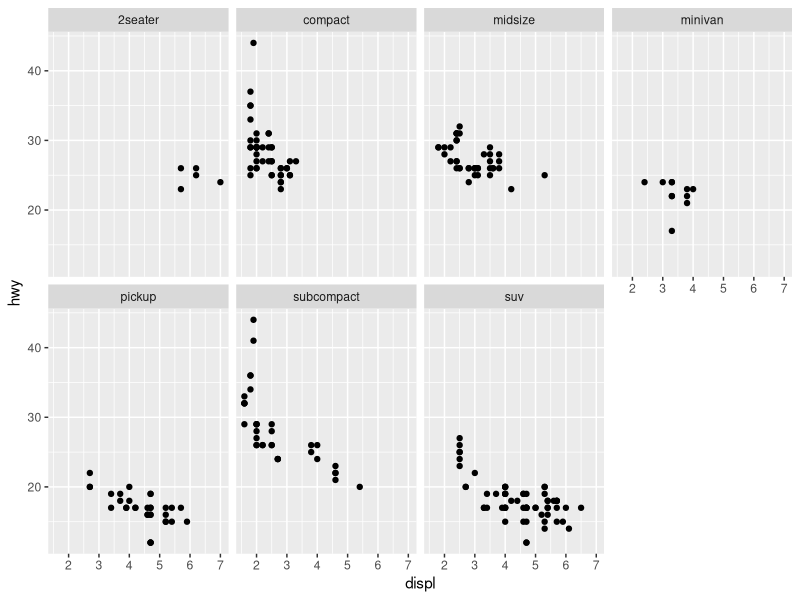

Generate this figure with R: (Note: this script raises an error after producing the figure.)
## ---- chunk 1
knitr::opts_chunk$set(echo = TRUE)
## ---- chunk 2
library(tidyverse)
## ---- chunk 3
ggplot(data = mpg) + 
  geom_point(mapping = aes(x = displ, y = hwy)) + 
  facet_wrap(~ class, nrow = 2)
## ---- chunk 4
knitr::include_graphics(paste0("plots/fig", 1:6, ".png"))
## ---- chunk 5
ggplot(data = mpg, mapping = aes(x = displ, y = hwy)) + 
  geom_point() + 
  geom_smooth(se = FALSE)
## ---- chunk 6
ggplot(data = mpg, mapping = aes(x = displ, y = hwy)) + 
  geom_point() + 
  geom_smooth(mapping = aes (group = drv), se = FALSE)
## ---- chunk 7
ggplot(data = mpg, mapping = aes(x = displ, y = hwy, color = drv)) + 
  geom_point() + 
  geom_smooth(mapping = aes (group = drv), se = FALSE)
## ---- chunk 8
ggplot(data = mpg, mapping = aes(x = displ, y = hwy)) + 
  geom_point(mapping = aes (color = drv)) + 
  geom_smooth(se = FALSE)
## ---- chunk 9
ggplot(data = mpg, mapping = aes(x = displ, y = hwy)) + 
  geom_point(mapping = aes (color = drv)) + 
  geom_smooth(mapping = aes (linetype = drv), se = FALSE)
## ---- chunk 10
ggplot(data = mpg, mapping = aes(x = displ, y = hwy, colour = drv)) + 
  geom_point(stroke = 1, colour = "white") + 
  geom_point(size = 1)
## ---- chunk 11
ggplot(data = mpg, mapping = aes(x = displ, y = hwy)) + 
  geom_point()
## ---- chunk 12
ggplot(data = mpg, mapping = aes(x = displ, y = hwy)) + 
  geom_jitter()
## ---- chunk 13
ggplot(data = mpg, mapping = aes(x = displ, y = hwy)) + 
  geom_count()
## ---- chunk 14
ggplot(data = mpg, mapping = aes(x = cty, y = hwy)) +
  geom_point() + 
  geom_abline() +
  coord_fixed()
## ---- chunk 15
ggplot(data = diamonds) + 
  stat_summary(
    mapping = aes(x = cut, y = depth),
    fun.ymin = min,
    fun.ymax = max,
    fun.y = median
  )
## ---- chunk 16
ggplot(data = diamonds) + 
  geom_pointrange(mapping = aes(x= cut, y=depth, ymin = depth, ymax = depth))
  
## ---- chunk 17
ggplot(data = diamonds) + 
  geom_bar(mapping = aes(x = cut, y = ..prop..))

ggplot(data = diamonds) + 
  geom_bar(mapping = aes(x = cut, y = ..prop.., fill = color))
## ---- chunk 18
ggplot(data = diamonds) + 
  geom_bar(mapping = aes(x = cut, y = ..prop.., group = 1))

## ---- chunk 19
ggplot(data = diamonds) + 
  geom_bar(mapping = aes(x = cut, y= ..prop.., fill = color, group = 1
                         )) 
